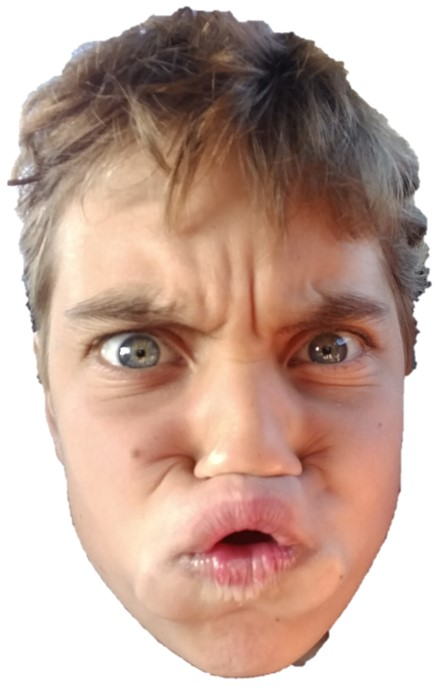
#> input picture test3.jpg, 438 x 691 px
$ python GradientFinder.py
#> lines starting #> are read from the running program, lines starting #| are printed output that depends on the picture
#> further down, img is the input picture: shape (691, 438, 3); mean B, G, R 156.3, 168.7, 197.2
# Import the necessary libraries
import numpy as np
import cv2
from scipy import signal
from tempfile import TemporaryFile
import colorsys
import math as m

printArea = np.array([270, 200]) # (Y, X) in mm
upScale = 10 # upscale factor

# find gradient of the image
def gradient(img,upScale):

    def gkern(l=5, sig=1.):
        ax = np.linspace(-(l - 1) / 2., (l - 1) / 2., l)
        gauss = np.exp(-0.5 * np.square(ax) / np.square(sig))
        kernel = np.outer(gauss, gauss)
        return kernel / np.sum(kernel)

    # Rescale to fit on designated print area
    def reScale(img,upScale):
#> called with upScale = 10
        img = cv2.resize(img, (0, 0), fx=upScale, fy=upScale)
        A = np.array(img) # convert to np Array
        A = A[:,:,0]*0.2989 + A[:,:,1]*0.5870 + A[:,:,2]*0.1140 # converts to grey scale
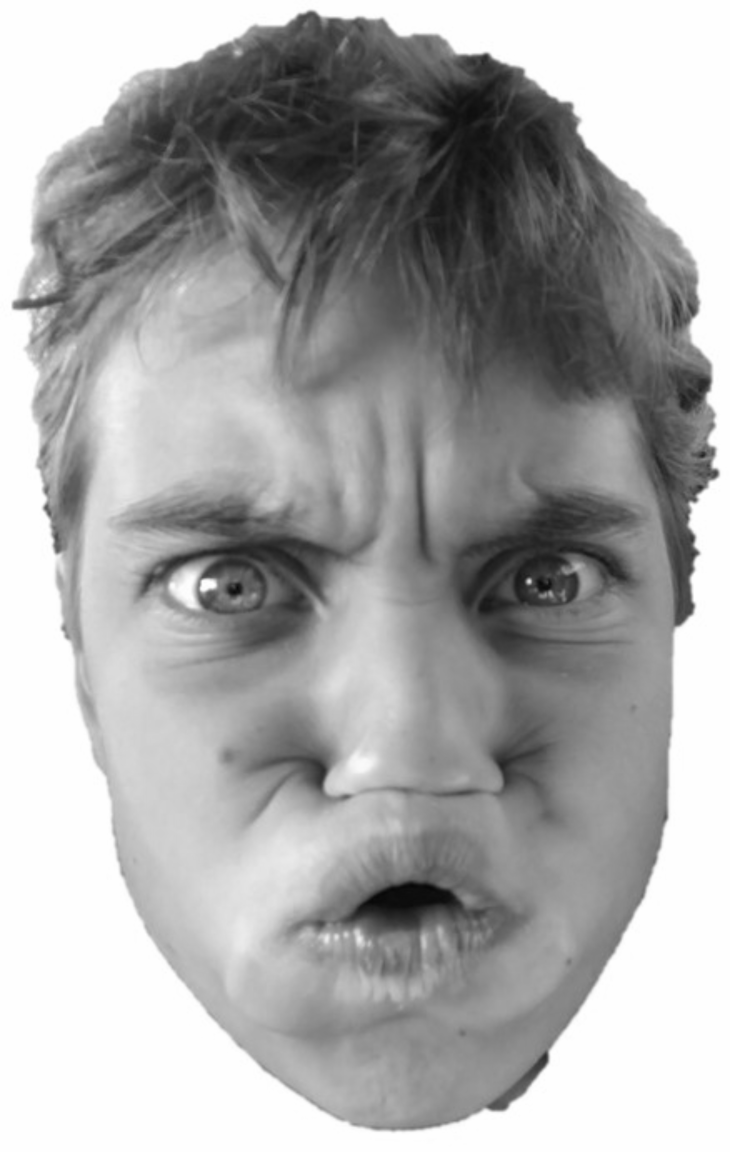
#> A: shape (6910, 4380) float64 (shown at 1/6 size); min 6.27, max 255, mean 168.1
        l = upScale*3
        filt = gkern(l*3,l)
        A = signal.convolve(A,filt,mode='valid')
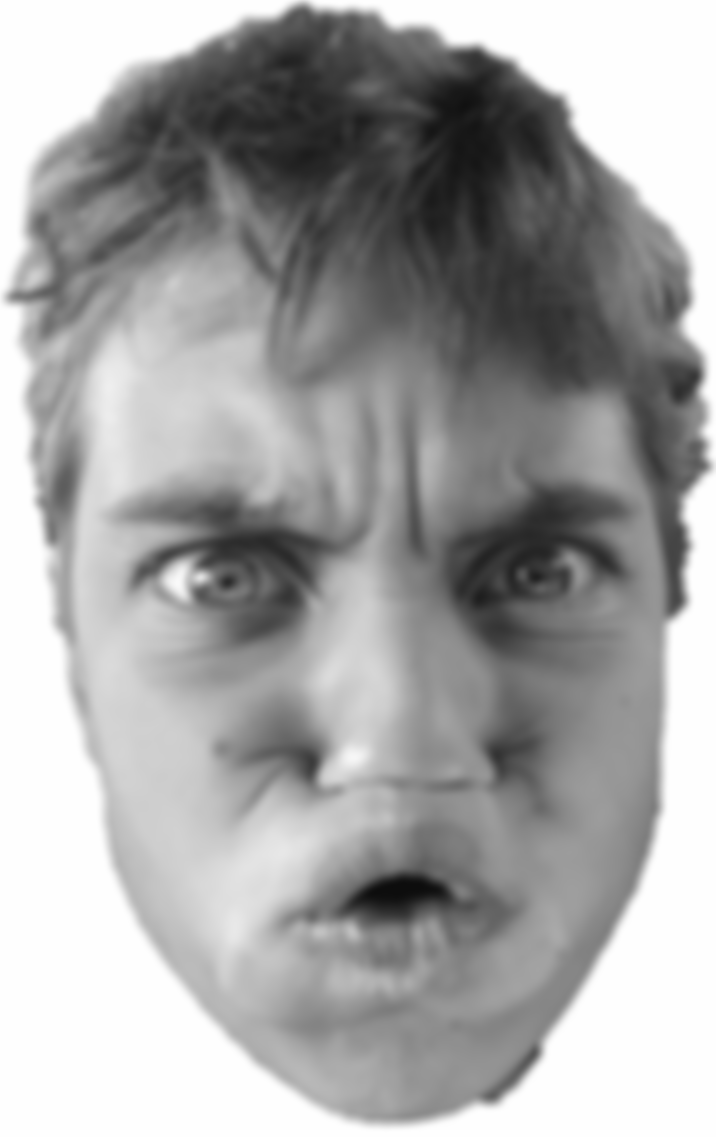
#> A: shape (6821, 4291) float64 (shown at 1/6 size); min 12.98, max 255, mean 165.2
        A = A/255 # normalize between 0 and 1
        return A


    def myNorm(output):
        output = (output-np.amin(output))
        output = output/np.amax(output)
        return output


    # Rescale
    A = reScale(img,upScale)


    # rectangular
    kern = np.array([[-1,0,1],[-1,0,1],[-1,0,1]])
    Ahorz = signal.convolve(A,kern,mode='valid')
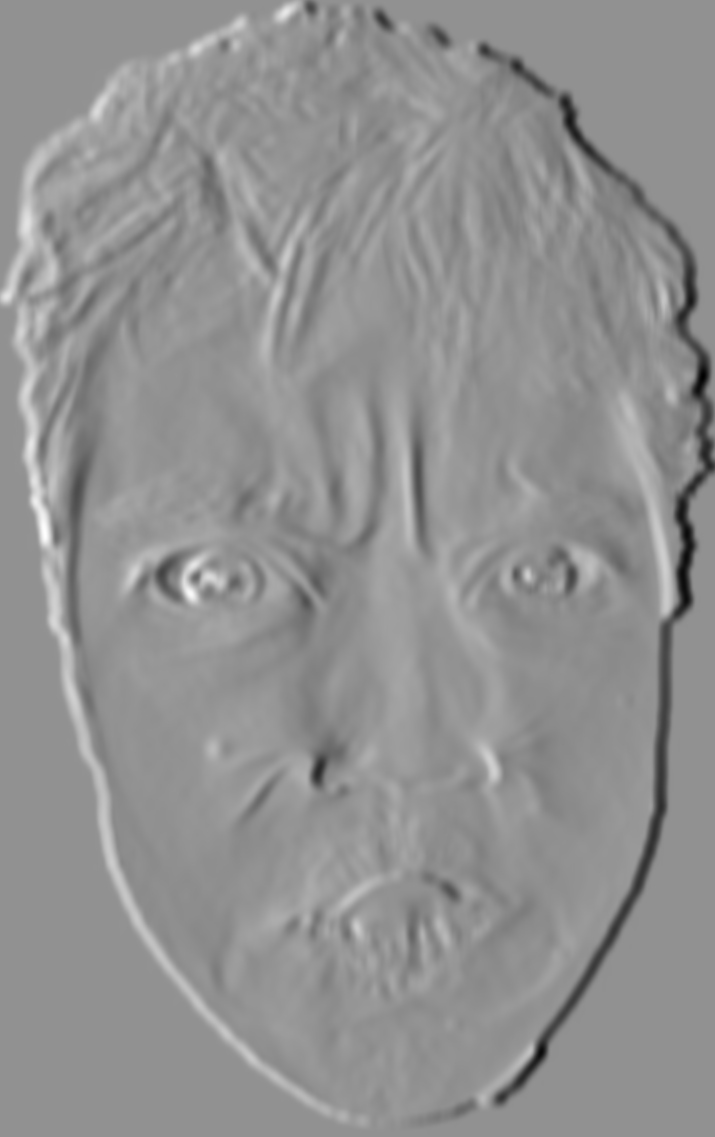
#> Ahorz: shape (6819, 4289) float64 (shown at 1/6 size); min -0.0684, max 0.0515, mean 1.4e-06; drawn with min black and max white
    kern = np.array([[-1,-1,-1],[0,0,0],[1,1,1]])
    Avert = signal.convolve(A,kern,mode='valid')
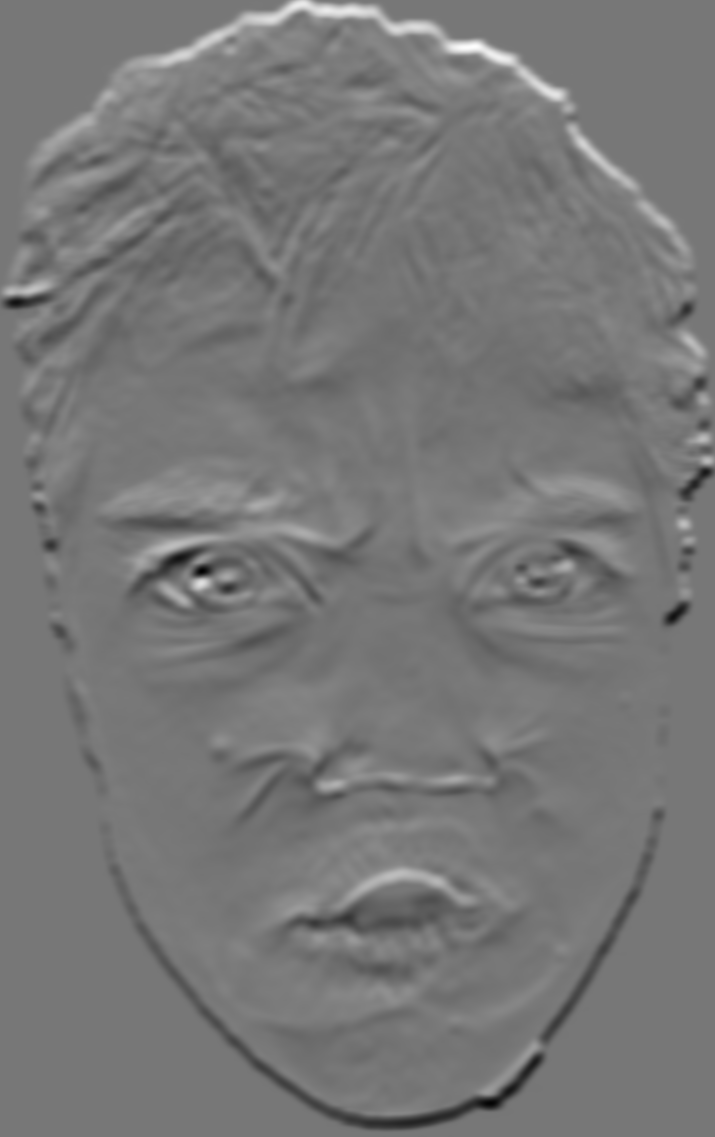
#> Avert: shape (6819, 4289) float64 (shown at 1/6 size); min -0.0602, max 0.0683, mean -2.2e-06; drawn with min black and max white

    # Add border to act like a wall
    def addBorder(A):
        w = 1
        A = np.hstack((np.zeros((A.shape[0], w)),A,np.zeros((A.shape[0], w))))
        A = np.vstack((np.zeros((w, A.shape[1])),A,np.zeros((w, A.shape[1]))))
        return A

    # polar
    Atheta = np.arctan2(Ahorz,Avert+0.000001)
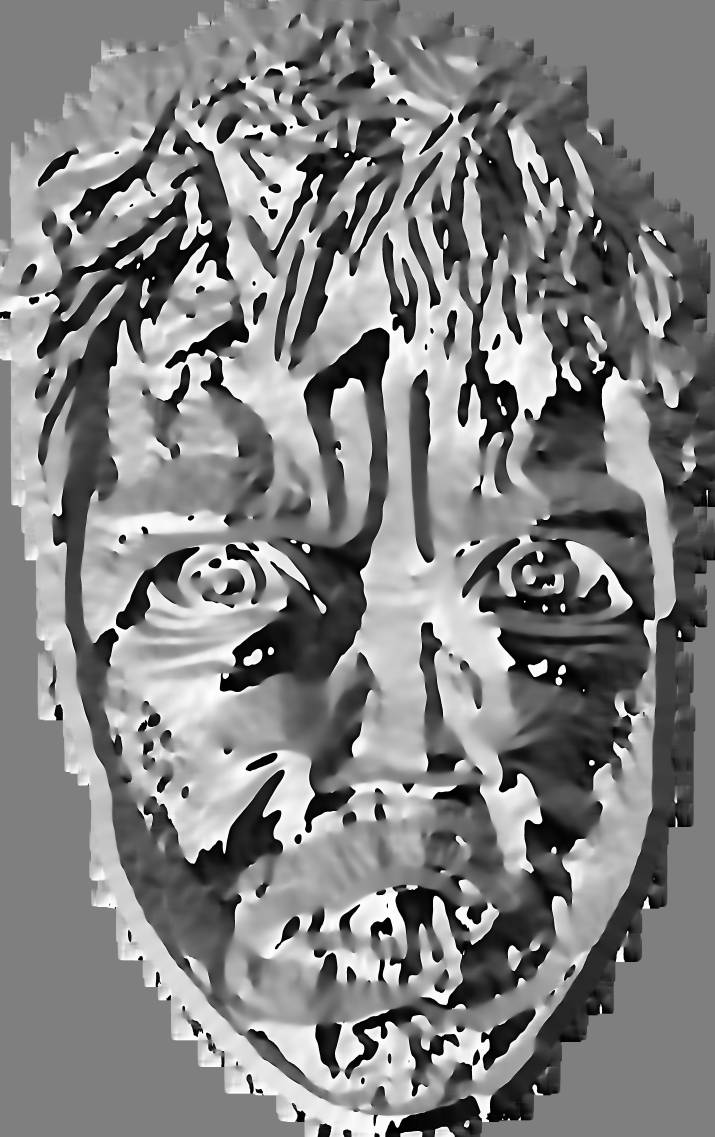
#> Atheta: shape (6819, 4289) float64 (shown at 1/6 size); min -3.14, max 3.14, mean 0.0677; drawn with min black and max white
    Amag = np.sqrt(np.power(Avert,2) + np.power(Ahorz,2))
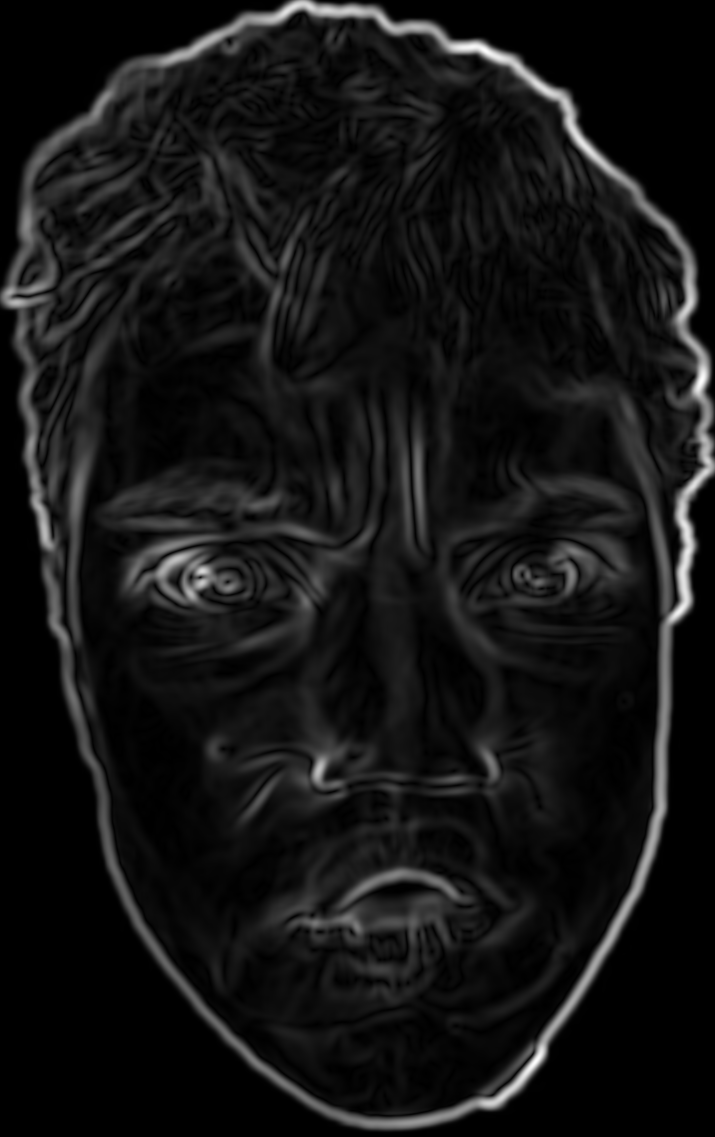
#> Amag: shape (6819, 4289) float64 (shown at 1/6 size); min 0, max 0.0708, mean 0.00574; drawn with min black and max white

    dy = m.floor((A.shape[0] - Avert.shape[0])/2)
#> dy = 1
    dx = m.floor((A.shape[1]-Avert.shape[1])/2)
#> dx = 1
    A = A[dy:(Avert.shape[0]+dy),dx:(Avert.shape[1]+dy)]
#> A: shape (6819, 4289) float64

    # Rectangular format:
    # Ahorz : horizontal component of the derivitive of the image
    # Avert : vertical component of the derivitive of the image
    #
    # Polar format:
    # Atheta : angle of the derivitive of the image
    # Amag : magnitude of the derivitive of the image
    return A, Ahorz, Avert, Atheta, Amag

img = cv2.imread('test3.jpg') # read in image

A, Ahorz, Avert, Atheta, Amag = gradient(img,upScale)

#> (the run stopped early here; a loop or call above may not have finished)
